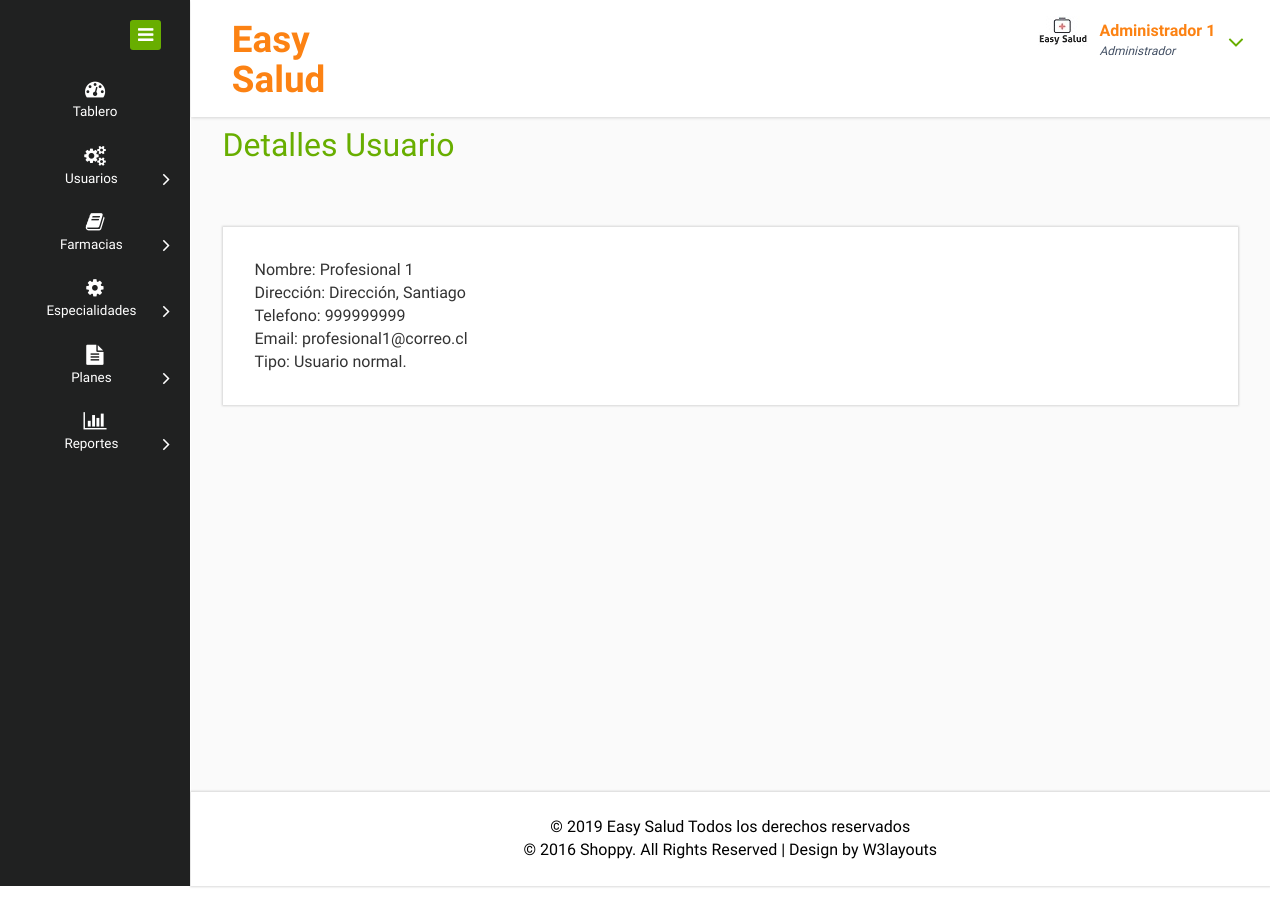
Screenshot of /admin/detallesUsuario.php?id=1 (signed in) with the database file from the repository.
### tables this page shows
CREATE TABLE ET_PROFESIONAL(
	C_ID_PROFESIONAL INT NOT NULL AUTO_INCREMENT PRIMARY KEY,
	C_ID_USUARIO INT NOT NULL,
	C_ID_COMUNA INT NOT NULL,
	D_IMAGEN VARCHAR(100) NULL,
	D_DESCRIPCION VARCHAR(1500) NULL,
	L_ACTIVO BOOLEAN NOT NULL,
	L_PREMIUM BOOLEAN NOT NULL,
	D_DIRECCION_DISPONIBILIDAD VARCHAR(100) NOT NULL,
	N_LATITUD FLOAT(40,20) NULL ,
	N_LONGITUD FLOAT(40,20) NULL ,
	F_FECHA_REGISTRO TIMESTAMP NOT NULL DEFAULT CURRENT_TIMESTAMP
);

CREATE TABLE ET_USUARIOS(
	C_ID_USUARIO INT NOT NULL AUTO_INCREMENT PRIMARY KEY,
	C_ID_TIPO_USUARIO INT NOT NULL,
	C_ID_COMUNA INT NOT NULL,
	C_ID_ESTADO_CUENTA INT NOT NULL,
	S_RUN_USUARIO VARCHAR(10),
	D_NOMBRE_USUARIO VARCHAR(50) NOT NULL,
	D_APELLIDO_USUARIO VARCHAR(50) NOT NULL,
	D_EMAIL_USUARIO VARCHAR(50) NOT NULL,
	N_TELEFONO_USUARIO INT,
	N_MOVIL_USUARIO INT NOT NULL,
	D_DIRECCION_USUARIO VARCHAR(100) NOT NULL,
	S_DEPTO_USARIO VARCHAR(10),
	F_FECHA_NACIMIENTO DATE NOT NULL,
	S_SEXO_USUARIO VARCHAR(1),
	D_CLAVE_USUARIO VARCHAR (50) NOT NULL,
	D_CODIGO_USUARIO VARCHAR(50) NOT NULL,
	F_FECHA_REGISTRO TIMESTAMP NOT NULL DEFAULT CURRENT_TIMESTAMP
);

CREATE TABLE ET_COMUNA(
	C_ID_COMUNA INT NOT NULL AUTO_INCREMENT PRIMARY KEY,
	C_ID_REGION INT NOT NULL,
	D_NOMBRE_COMUNA VARCHAR(50) NOT NULL,
	F_FECHA_REGISTRO TIMESTAMP NOT NULL DEFAULT CURRENT_TIMESTAMP
);

### config.php (called while the page is built, shortened)
<?php
	$Titulo = 'Easy Salud';
?>

### mysql.php (called while the page is built, shortened)
<?php
      function Conectarse()
      {
        $con = mysqli_connect('66.7.198.100','easys83_web','EasySalud2018.','easys83_easysalud');
		mysqli_set_charset($con,"utf8");
		return $con;
      }
      function buscarProfesional($id){
          $con = Conectarse();
          $sql = "SELECT * FROM ET_PROFESIONAL INNER JOIN ET_USUARIOS ON ET_USUARIOS.C_ID_USUARIO = ET_PROFESIONAL.C_ID_USUARIO INNER JOIN ET_COMUNA ON ET_COMUNA.C_ID_COMUNA = ET_USUARIOS.C_ID_COMUNA WHERE C_ID_PROFESIONAL = '$id'";
          $result = mysqli_query($con, $sql);
          return $result;
      }
?>

### admin/detallesUsuario.php (the view, shortened to what this page needs)
<?php
	include("../config.php");
	include("../mysql.php");
	if(isset($_COOKIE["rol"])){
	$rol = $_COOKIE["rol"];
	}
	$admin = "1";
	$usuario = "2";
        $profesional = "3";
        $farmacia = "4";
        if(isset($_GET['id'])){
            $idProfesional = $_GET["id"];
            $auxProfesional = buscarProfesional($idProfesional);
        }else{
            header("Location:index.php");
        }
?>
<!DOCTYPE HTML>
<html>
<head>
<link href="css/bootstrap.css" rel="stylesheet" type="text/css" media="all">
<link href="css/style.css" rel="stylesheet" type="text/css" media="all"/>
<link href="css/font-awesome.css" rel="stylesheet">
</head>
<body>
<?php if(isset($_COOKIE["rol"])){
    if( $rol == $admin) { ?>
<div class="page-container">
   <div class="left-content">
	   <div class="mother-grid-inner">
				<div class="header-main">
					<div class="header-left">
							<div class="logo-name">
									 <a href="index.php"> <h1><?php echo $Titulo ?></h1>
								  </a>
							</div>
							<div class="clearfix"> </div>
						 </div>
						 <div class="header-right">
							<div class="profile_details">
								<ul>
									<li class="dropdown profile_details_drop">
										<a href="#" class="dropdown-toggle" data-toggle="dropdown" aria-expanded="false">
											<div class="profile_img">
												<span class="prfil-img"><img src="images/p1.png" alt=""> </span>
												<div class="user-name">
													<p><?php echo $_COOKIE["nomUsu"]." ".$_COOKIE["apeUsu"] ?></p>
													<span>Administrador</span>
												</div>
												<i class="fa fa-angle-down lnr"></i>
												<div class="clearfix"></div>
											</div>
										</a>
									</li>
								</ul>
							</div>
							<div class="clearfix"> </div>
						</div>
				     <div class="clearfix"> </div>
				</div>
<div class="inner-block">
    <div class="blank">
    	<h2>Detalles Usuario</h2>
    	<div class="blankpage-main">
            <?php while ($profesional = mysqli_fetch_array($auxProfesional)){
                echo "Nombre: ".$profesional["D_NOMBRE_USUARIO"]." ".$profesional["D_APELLIDO_USUARIO"]."<br/>";
                echo "Dirección: ".$profesional["D_DIRECCION_USUARIO"].", ".$profesional["D_NOMBRE_COMUNA"]."<br/>";
                if(($profesional["N_TELEFONO_USUARIO"]==0)&&($profesional["N_MOVIL_USUARIO"]==0)){
                    echo "Telefono: El usuario no tiene telefonos registrados."."<br/>";
                }else if($profesional["N_TELEFONO_USUARIO"]==0){
                    echo "Telefono: ".$profesional["N_MOVIL_USUARIO"]."<br/>";
                }else if($profesional["N_MOVIL_USUARIO"]==0){
                    echo "Telefono: ".$profesional["N_TELEFONO_USUARIO"]."<br/>";
                }else{
                    echo "Telefono: El usuario no tiene telefonos registrados."."<br/>";
                }
                echo "Email: ".$profesional["D_EMAIL_USUARIO"]."<br/>";
                if($profesional["L_PREMIUM"]==TRUE){
                    echo "Tipo: Usuario Premium.";
                }else{
                    echo "Tipo: Usuario normal.";
                }
                break;
            }?>
    	</div>
    </div>
</div>
<div class="copyrights">
        <p>© <?php echo date("Y"). " ". $Titulo; ?> Todos los derechos reservados</p>
	<p>© 2016 Shoppy. All Rights Reserved | Design by  <a href="http://w3layouts.com/" target="_blank">W3layouts</a> </p>
</div>
</div>
</div>
    <div class="sidebar-menu">
		  	<div class="logo"> <a href="#" class="sidebar-icon"> <span class="fa fa-bars"></span> </a>  </div>
		    <div class="menu">
		      <ul id="menu" >
		        <li id="menu-home" ><a href="index.php"><i class="fa fa-tachometer"></i><span>Tablero</span></a></li>
		        <li><a href="usuarios.php"><i class="fa fa-cogs"></i><span>Usuarios</span><span class="fa fa-angle-right" style="float: right"></span></a>
		        </li>
		        <li id="menu-comunicacao" ><a href="farmacia.php"><i class="fa fa-book nav_icon"></i><span>Farmacias</span><span class="fa fa-angle-right" style="float: right"></span></a>
		        </li>
                        <li id="menu-comunicacao" ><a href="especialidades.php"><i class="fa fa-cog"></i><span>Especialidades</span><span class="fa fa-angle-right" style="float: right"></span></a>
		        </li>
                        <li id="menu-comunicacao" ><a href="planes.php"><i class="fa fa-file-text"></i><span>Planes</span><span class="fa fa-angle-right" style="float: right"></span></a>
		        </li>
                        <li id="menu-comunicacao" ><a href="reportes.php"><i class="fa fa-bar-chart"></i><span>Reportes</span><span class="fa fa-angle-right" style="float: right"></span></a>
		        </li>
		      </ul>
		    </div>
	 </div>
</div>
    <?php }else if ($rol == $profesional) { ?>
        <div class="login-page">
            <div class="login-main">
                 <div class="login-head">
                                        <h1>Easy Salud Administración</h1>
                                </div>
                                <div class="login-block">
                                    <h1><cebter>No tiene permisos para entrar a esta pagina</cebter></h1>
                                    <h5><a href="../index.php">Volver al inicio</a></h5>
                                </div>
              </div>
        </div>
        <div class="copyrights">
        <p>© <?php echo date("Y"). " ". $Titulo; ?> Todos los derechos reservados</p>
	<p>© 2016 Shoppy. All Rights Reserved | Design by  <a href="http://w3layouts.com/" target="_blank">W3layouts</a> </p>
    </div>
                    <script src="js/jquery.nicescroll.js"></script>
                    <script src="js/scripts.js"></script>
    <script src="js/bootstrap.js"> </script>
    <?php }}else{ header("Location:login.php");}?>
</body>
</html>

### rows the page displays
et_profesional: C_ID_USUARIO.D_NOMBRE_USUARIO "Profesional", C_ID_USUARIO.D_APELLIDO_USUARIO "1", C_ID_USUARIO.D_DIRECCION_USUARIO "Dirección", C_ID_COMUNA.D_NOMBRE_COMUNA "Santiago", C_ID_USUARIO.N_MOVIL_USUARIO "999999999", C_ID_USUARIO.D_EMAIL_USUARIO "profesional1@correo.cl", L_PREMIUM "Tipo: Usuario normal."

### other values shown
$Titulo "Easy Salud"
$_COOKIE["nomUsu"] "Administrador"
$_COOKIE["apeUsu"] "1"
